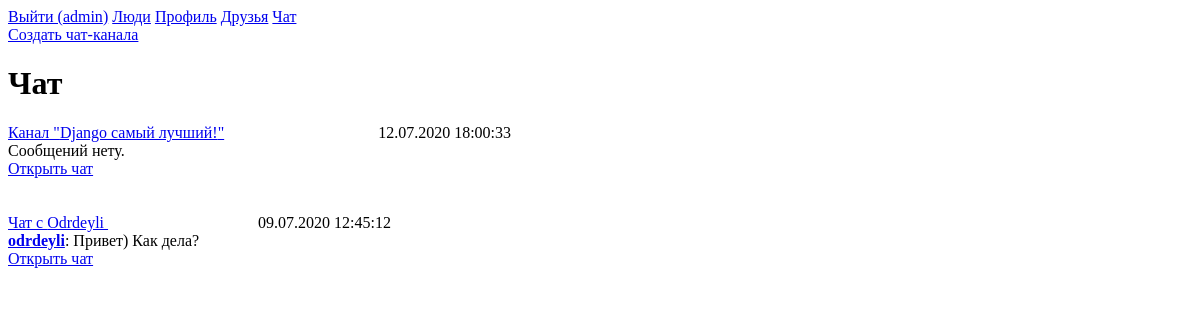
The page /chat/ (signed in) on the database as committed earlier.
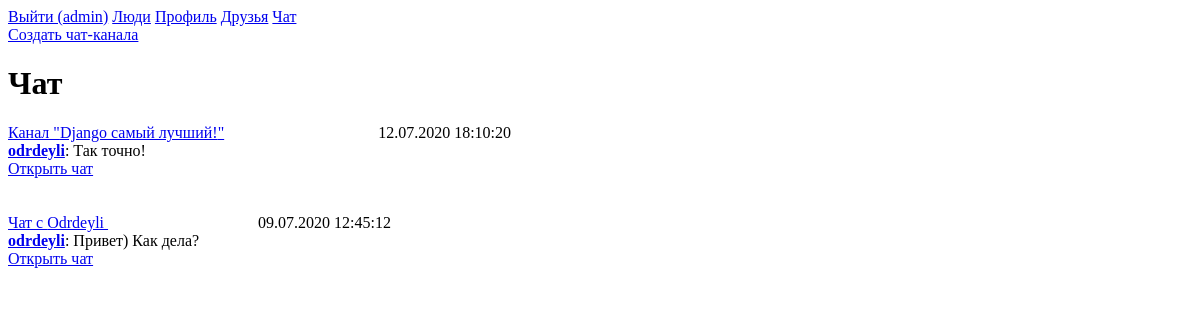
The same page on the database as committed later.
### main/models.py (models this page shows, shortened)
class Channel(models.Model):
    name = models.CharField(max_length=100)
    owner = models.ForeignKey(User, related_name='ownerchannel', on_delete=models.DO_NOTHING)
    opp = models.ManyToManyField(User)
    date_update = models.DateTimeField(auto_now_add=True)

class Message(models.Model):
    text = models.TextField(max_length=500)
    dialog = models.ForeignKey(Dialog, on_delete=models.CASCADE, blank=True, null=True)
    channel = models.ForeignKey(Channel, on_delete=models.CASCADE, blank=True, null=True)
    author = models.ForeignKey(User, on_delete=models.DO_NOTHING)
    date_send = models.DateTimeField(auto_now_add=True)

### main/views.py (the view)
# urls.py: path('chat/', ListChat.as_view(), name='chat'),
class ListChat(LoginRequiredMixin, ListView):
    context_object_name = 'chats'
    template_name = 'main/chat.html'
    def get_queryset(self):
        queryset = chain(self.request.user.channel_set.all(), self.request.user.firstopp.all(),
                         self.request.user.secondopp.all())
        return sorted(queryset, key=lambda chat: chat.date_update)[::-1]
    def get_context_data(self, **kwargs):
        context = super().get_context_data(**kwargs)
        chats_type = []
        for chat in context['chats']:
            chats_type.append(str(type(chat)))
        context['current_user'] = self.request.user.username
        context['chats'] = zip(context['chats'], chats_type)
        return context

### main/templates/main/chat.html (shortened to what this page needs)
{% extends 'basic.html' %}
{% block head %}
    {{ block.super }}
    <a href="{% url 'channel_create' %}">Создать чат-канала</a>
{% endblock %}
{% block body %}
    <h1>Чат</h1>
    {% for chat,type in chats %}
        {% if 'Dialog' in type %}
            <a href="{% url 'dialog' chat.pk %}">Чат с
                {% if chat.firstopp.username == current_user %}
                    {{ chat.secondopp.username.capitalize }}
                {% else %}
                    {{ chat.firstopp.username.capitalize }}
                {% endif %}
            </a>
            <text style="margin-left: 150px;">{{ chat.date_update|date:'d.m.Y H:i:s' }}</text><Br>
            {% if chat.message_set.last %}
                {% if chat.message_set.last.author.username == current_user %}
                    <a href="{% url 'person' current_user %}"><strong>Вы</strong></a>: {{ chat.message_set.last.text|slice:":70" }}
                {% else %}
                    <a href="{% url 'person' chat.message_set.last.author.username %}"><strong>{{ chat.message_set.last.author.username }}</strong></a>:
                    {{ chat.message_set.last.text|slice:":70" }}
                {% endif %}
            {% else %}
                Сообщений нету.
            {% endif %}
            <Br>
            <a href="{% url 'dialog' chat.pk %}">Открыть чат</a>
            <Br><Br><Br>
        {% else %}
            <a href="{% url 'channel' chat.pk %}">Канал "{{ chat.name }}"</a>
            <text style="margin-left: 150px;">{{ chat.date_update|date:'d.m.Y H:i:s' }}</text><Br>
            {% if chat.message_set.last %}
                {% if chat.message_set.last.author.username == current_user %}
                    <a href="{% url 'person' current_user %}"><strong>Вы</strong></a>: {{ chat.message_set.last.text|slice:":70" }}
                {% else %}
                    <a href="{% url 'person' chat.message_set.last.author.username %}"><strong>{{ chat.message_set.last.author.username }}</strong></a>:
                    {{ chat.message_set.last.text|slice:":70" }}
                {% endif %}
            {% else %}
                Сообщений нету.
            {% endif %}
            <Br>
            <a href="{% url 'channel' chat.pk %}">Открыть чат</a>
            <Br><Br><Br>
        {% endif %}
    {% endfor %}
{% endblock %}

Rows that differ between the two databases and show on the page:
changed Channel "Django самый лучший!": date_update "12.07.2020 18:00:33" → "12.07.2020 18:10:20"; message_set.last.author.username (not shown) → "odrdeyli"; message_set.last.text (not shown) → "Так точно!"; text "Сообщений нету." → ":"
